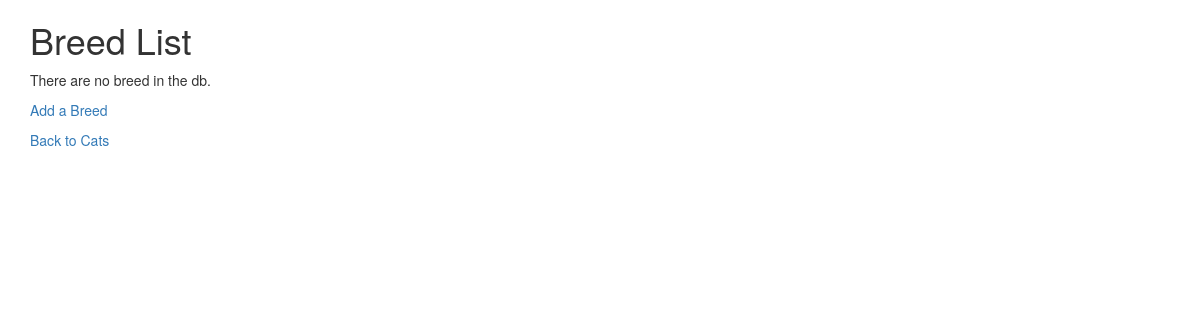
Page /cats/lookup/ (signed in) on the earlier database version.
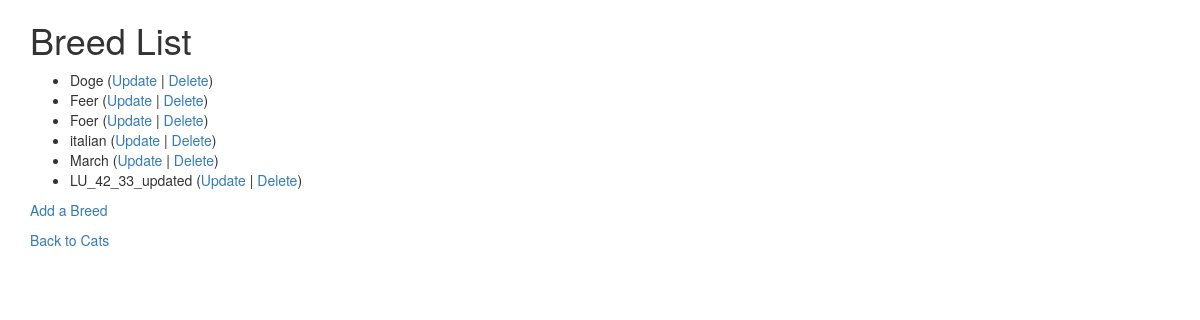
Same page on the later database version.
### cats/models.py (models this page shows, shortened)
class Breed(models.Model):
    name = models.CharField(
            max_length=200,
            validators=[MinLengthValidator(2, "Breed must be greater than 1 character")]
    )

### cats/views.py (the view)
# urls.py: path('lookup/', views.BreedList.as_view(), name='breed_list'),
class BreedList(LoginRequiredMixin, View):
    def get(self, request):
        ml = Breed.objects.all()
        ctx = {'breed_list': ml}
        return render(request, 'cats/make_list.html', ctx)

### cats/templates/cats/make_list.html
{% extends "base_bootstrap.html" %}
{% block content %}
  <h1>Breed List</h1>
  {% if breed_list %}
  <ul>
    {% for breed in breed_list %}
      <li>
          {{ breed.name }}
         (<a href="{% url 'cats:breed_update' breed.id %}">Update</a> |
          <a href="{% url 'cats:breed_delete' breed.id %}">Delete</a>)
      </li>
    {% endfor %}
  </ul>
  {% else %}
    <p>There are no breed in the db.</p>
  {% endif %}
  <p><a href="{% url 'cats:breed_create' %}">Add a Breed</a></p>
  <p>
    <a href="{% url 'cats:all' %}">Back to Cats</a>
  </p>
{% endblock %}

Differences in the rows shown:
added Breed: name "Doge"
added Breed: name "Feer"
added Breed: name "Foer"
added Breed: name "italian"
added Breed: name "March"
added Breed: name "LU_42_33_updated"
Other differences:
text no longer shown: "There are no breed in the db."
